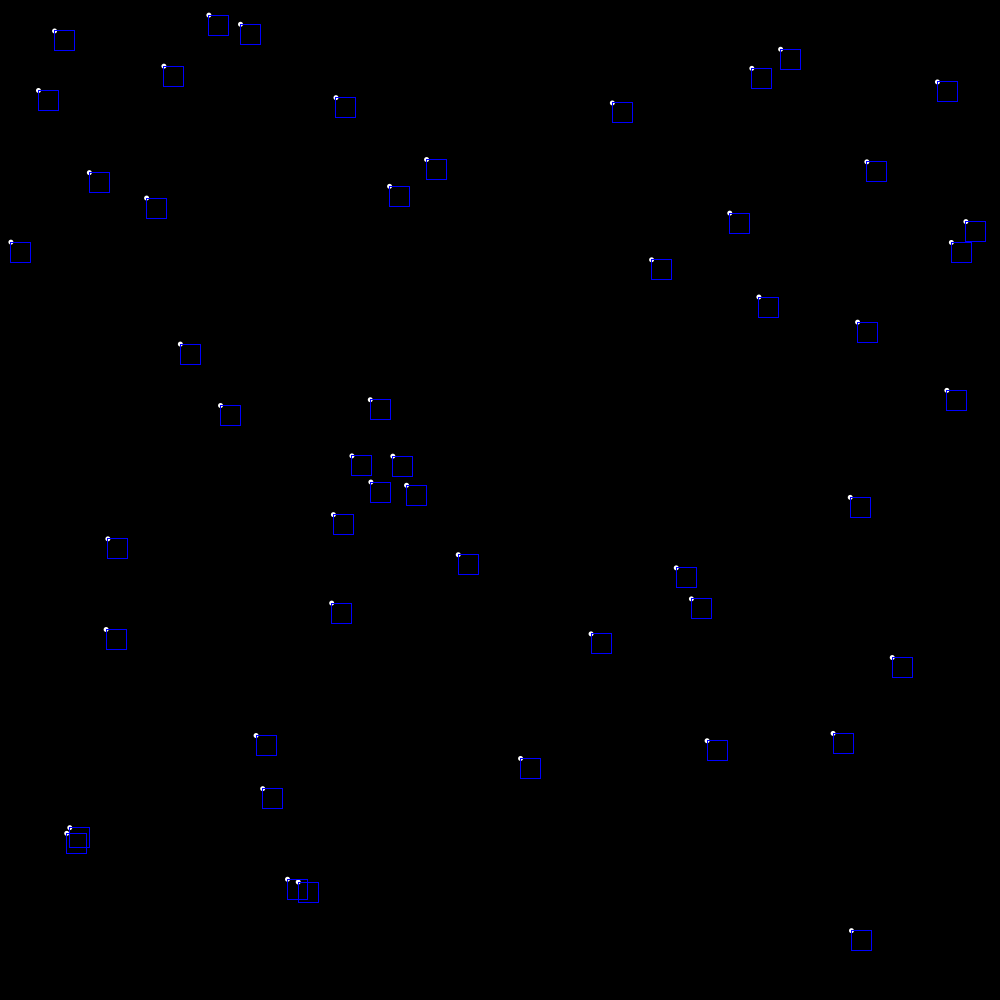
Frame 1 (no input)
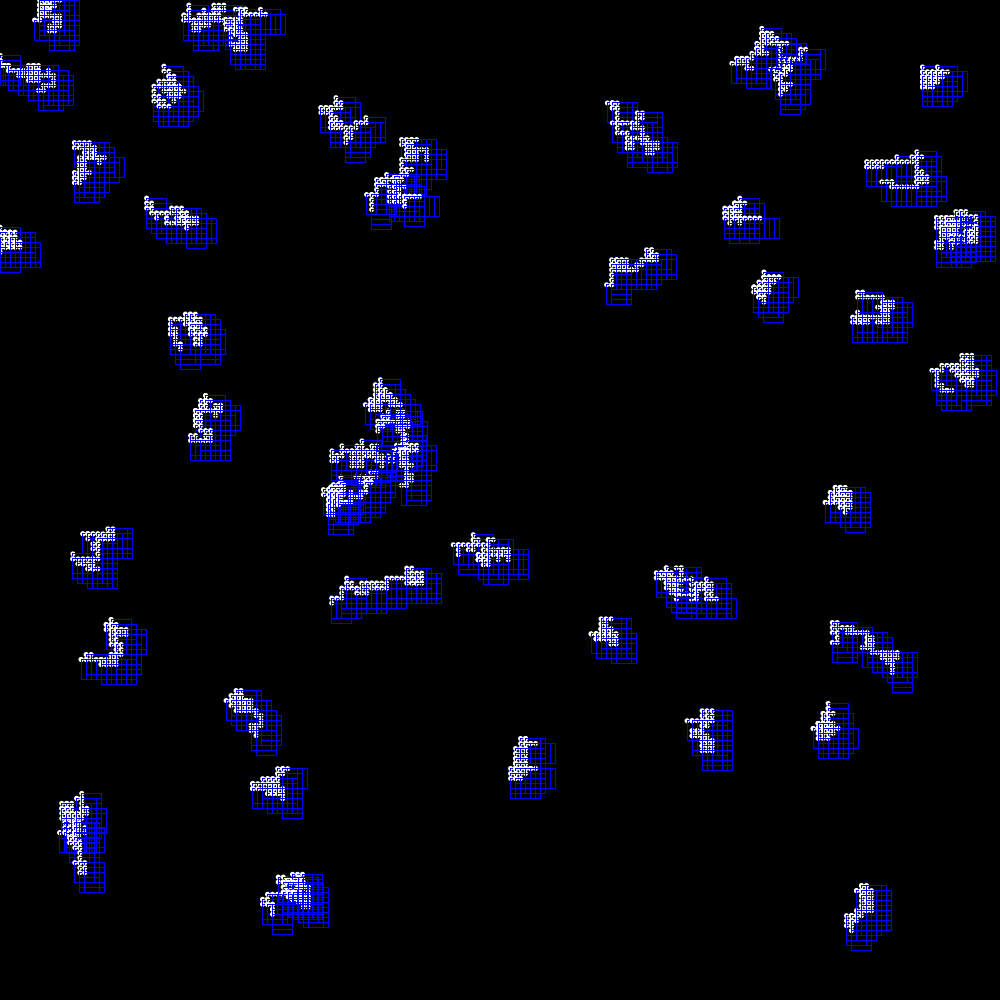
Frame 60 (the mouse pressed at the canvas centre just before this capture)
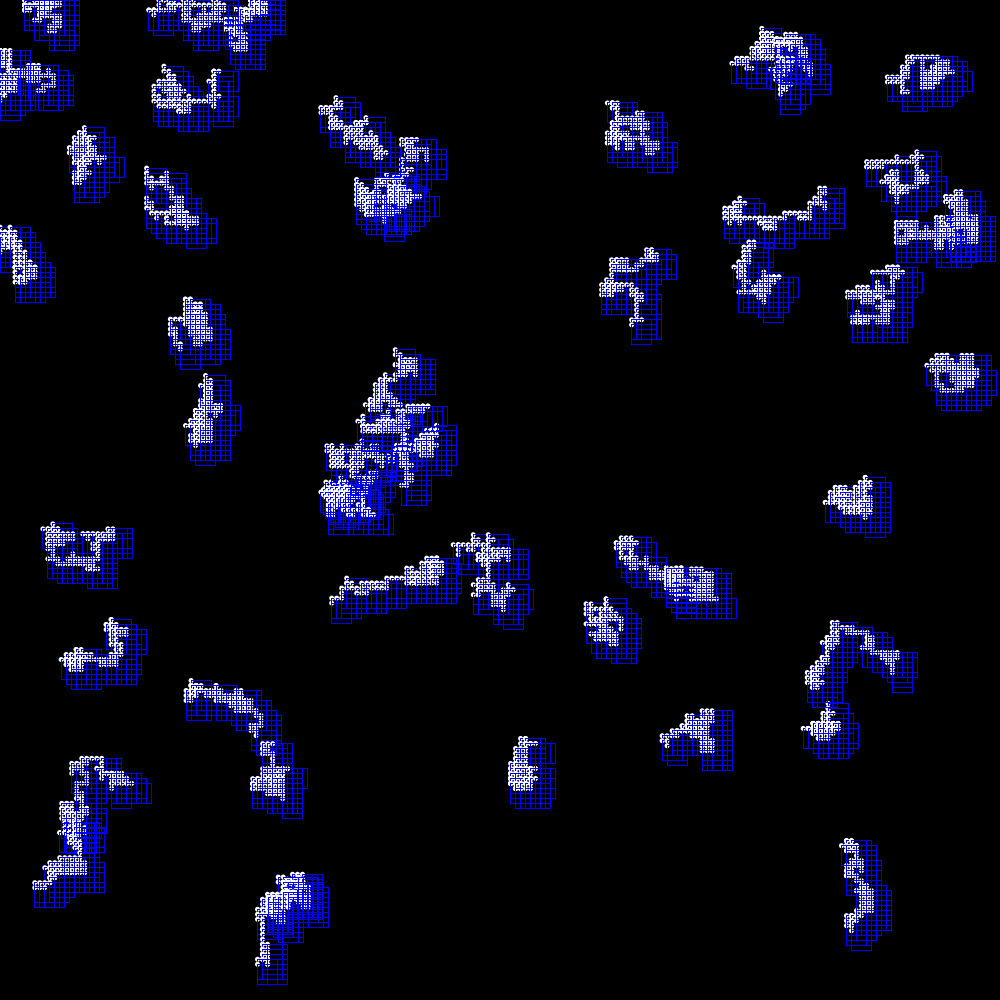
Frame 120 (the mouse held since frame 60 and released just before this capture)

The Processing sketch that drew these frames (run headless with seeded random() and noise(); from frame 60 on, the mouse is pressed at the canvas centre):

// Processing sketch: processing_142011
// ── processing_142011.pde

//H/W 9.5
//Arthur Siebesian
//Worked with the class examples for collision, but still can't get a full...
//grasp of the work, a lot of these codes are just reworked for class room examples.
Circle[] c = new Circle[50];

void setup(){
  size(1000,1000);
  background(0);
  frameRate(60);
  
  for(int i = 0; i < c.length; i++) {
    c[i] = new Circle();
  }
}

void draw() {
  for(int i = 0; i < c.length; i++) {
    c[i].walk();
    c[i].display();
    
    for(int j = 0; j<c.length; j++) {
    if ((c[i].intersect(c[j])) ){
  c[i].inter();
  }else{
  c[i].no_inter();
}
  }
}
}



class Circle {
  float x,y;
  int s;
  color k = color(255,0,0);
  
  Circle() {
    x = random(width);
    y = random(height);
    s=5;
  }
  
  void display() {
    noStroke();
    fill(255);
    ellipse(x,y,s,s);
    noFill();
    stroke(0,0,255);
    rect(x,y,20,20);
  

  }
  
  void walk() {
    int option = int(random(4));
    if(option == 0) {
      x = x + s;
    }else if(option == 1) {
      x = x - s;
    }else if(option == 2) {
      y = y + s;
    }else{
      y = y - s;
    }
    x = constrain(x,0,width);
    y = constrain(y,0,height);
  }
    
    void inter() {
      k = color(0,255,0);
      fill(k);
    }
    void no_inter() {
      k = color(50,10);
    }
    
    boolean intersect(Circle c0){
      float d = dist(x,y,c0.x,c0.y);
      if((d > 0) && (d < s*5)) {
        return true;
      }else{
        return false;
      }
    }
  }
